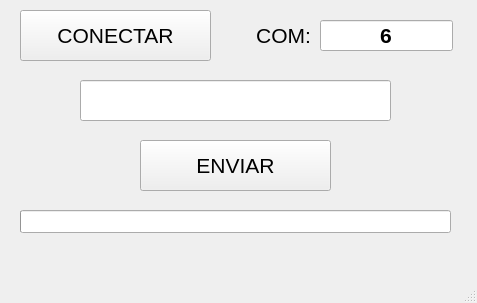
<?xml version="1.0" encoding="UTF-8"?>
<ui version="4.0">
 <class>MainWindow</class>
 <widget class="QMainWindow" name="MainWindow">
  <property name="geometry">
   <rect>
    <x>0</x>
    <y>0</y>
    <width>477</width>
    <height>303</height>
   </rect>
  </property>
  <property name="windowTitle">
   <string>MainWindow</string>
  </property>
  <widget class="QWidget" name="centralwidget">
   <widget class="QPushButton" name="btn_conectar">
    <property name="geometry">
     <rect>
      <x>20</x>
      <y>10</y>
      <width>191</width>
      <height>51</height>
     </rect>
    </property>
    <property name="font">
     <font>
      <pointsize>16</pointsize>
      <weight>50</weight>
      <bold>false</bold>
     </font>
    </property>
    <property name="text">
     <string>CONECTAR</string>
    </property>
   </widget>
   <widget class="QLabel" name="lb_com">
    <property name="geometry">
     <rect>
      <x>240</x>
      <y>20</y>
      <width>71</width>
      <height>31</height>
     </rect>
    </property>
    <property name="font">
     <font>
      <pointsize>16</pointsize>
      <weight>50</weight>
      <bold>false</bold>
     </font>
    </property>
    <property name="text">
     <string>COM:</string>
    </property>
    <property name="alignment">
     <set>Qt::AlignRight|Qt::AlignTrailing|Qt::AlignVCenter</set>
    </property>
   </widget>
   <widget class="QLineEdit" name="le_com">
    <property name="geometry">
     <rect>
      <x>320</x>
      <y>20</y>
      <width>133</width>
      <height>31</height>
     </rect>
    </property>
    <property name="font">
     <font>
      <pointsize>16</pointsize>
      <weight>75</weight>
      <bold>true</bold>
     </font>
    </property>
    <property name="text">
     <string>6</string>
    </property>
    <property name="alignment">
     <set>Qt::AlignCenter</set>
    </property>
   </widget>
   <widget class="QPushButton" name="btn_enviar">
    <property name="geometry">
     <rect>
      <x>140</x>
      <y>140</y>
      <width>191</width>
      <height>51</height>
     </rect>
    </property>
    <property name="font">
     <font>
      <pointsize>16</pointsize>
      <weight>50</weight>
      <bold>false</bold>
     </font>
    </property>
    <property name="text">
     <string>ENVIAR</string>
    </property>
   </widget>
   <widget class="QLineEdit" name="le_palabra">
    <property name="geometry">
     <rect>
      <x>80</x>
      <y>80</y>
      <width>311</width>
      <height>41</height>
     </rect>
    </property>
    <property name="font">
     <font>
      <pointsize>16</pointsize>
      <weight>75</weight>
      <bold>true</bold>
     </font>
    </property>
    <property name="text">
     <string/>
    </property>
    <property name="alignment">
     <set>Qt::AlignCenter</set>
    </property>
   </widget>
   <widget class="QProgressBar" name="pg_progreso">
    <property name="geometry">
     <rect>
      <x>20</x>
      <y>210</y>
      <width>431</width>
      <height>23</height>
     </rect>
    </property>
   </widget>
  </widget>
  <widget class="QMenuBar" name="menubar">
   <property name="geometry">
    <rect>
     <x>0</x>
     <y>0</y>
     <width>477</width>
     <height>21</height>
    </rect>
   </property>
  </widget>
  <widget class="QStatusBar" name="statusbar"/>
 </widget>
 <resources/>
 <connections/>
</ui>
